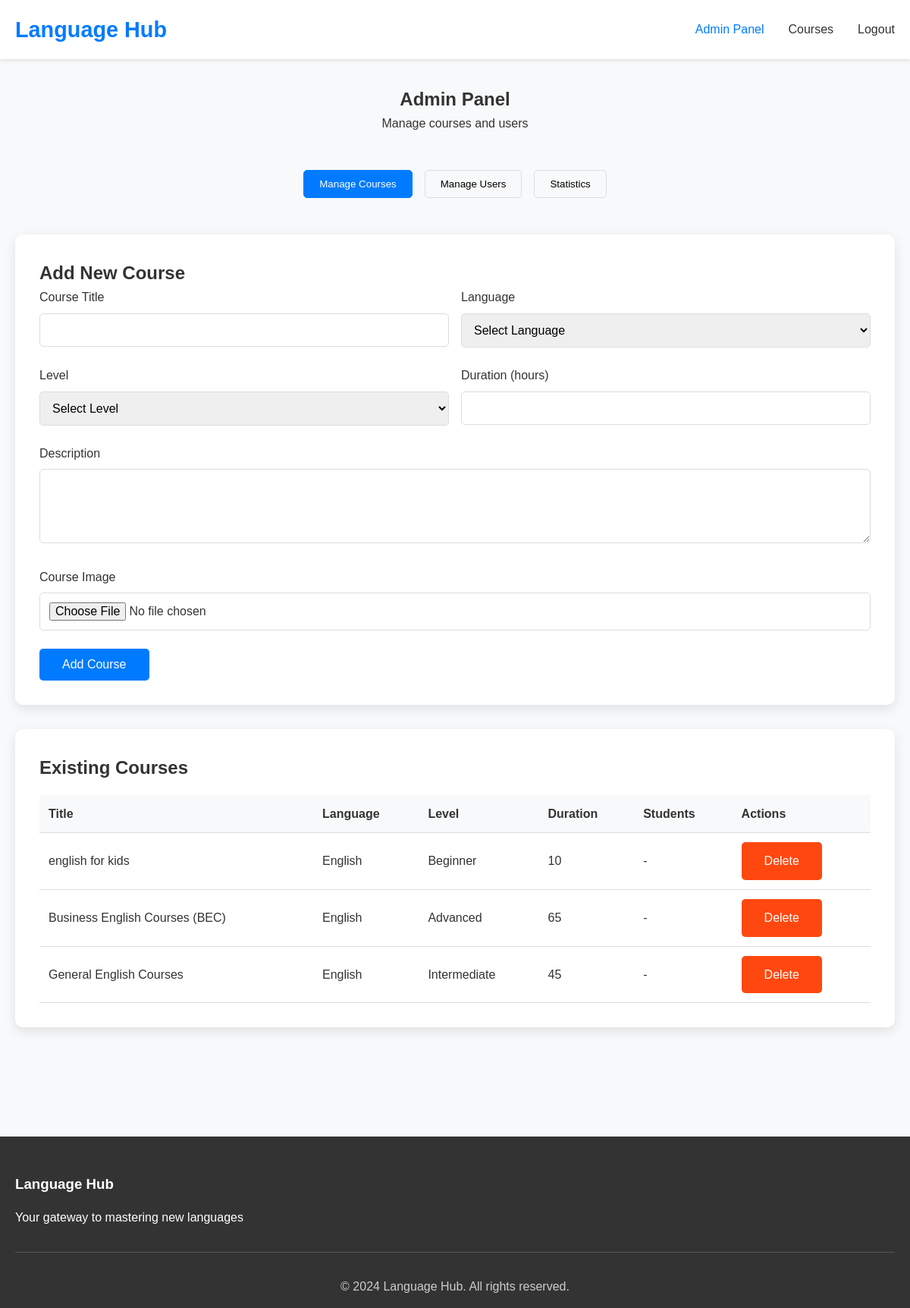
/admin.php (signed in), run on the app's committed database.
### tables this page shows
CREATE TABLE `courses` (
  `cid` int(11) NOT NULL,
  `title` varchar(255) NOT NULL,
  `lang` varchar(10) NOT NULL,
  `level` varchar(255) NOT NULL,
  `duration` int(11) NOT NULL,
  `description` text NOT NULL,
  `image` varchar(255) NOT NULL,
  `created_at` int(11) NOT NULL
);

### admin.php (the view, shortened to what this page needs)
<?php
require_once 'config.php';
$course = $pdo->query("SELECT * FROM courses ORDER BY created_at DESC");
?>
<!DOCTYPE html>
<html lang="en">
<head>
    <link rel="stylesheet" href="style.css">
</head>
<body>
    <header>
        <nav class="navbar">
            <div class="nav-container">
                <div class="logo">
                    <h2><a href="index.php">Language Hub</a></h2>
                </div>
                <ul class="nav-menu">
                    <li><a href="admin.php" class="active">Admin Panel</a></li>
                    <li><a href="courses.php">Courses</a></li>
                    <li><a href="#" onclick="logout()">Logout</a></li>
                </ul>
            </div>
        </nav>
    </header>
    <main>
        <section class="admin-panel">
            <div class="container">
                <div class="admin-header">
                    <h1>Admin Panel</h1>
                    <p>Manage courses and users</p>
                </div>
                <div class="admin-tabs">
                    <button class="tab-btn active" onclick="showTab('courses')">Manage Courses</button>
                    <button class="tab-btn" onclick="showTab('users')">Manage Users</button>
                    <button class="tab-btn" onclick="showTab('stats')">Statistics</button>
                </div>
                <div id="courses-tab" class="tab-content active">
                    <div class="admin-section">
                        <h2>Add New Course</h2>
                        <form id="add-course-form" action="" method="POST" enctype="multipart/form-data">
                            <div class="form-row">
                                <div class="form-group">
                                    <label for="course_title">Course Title</label>
                                    <input type="text" id="course_title" name="title" required>
                                </div>
                                <div class="form-group">
                                    <label for="language">Language</label>
                                    <select id="language" name="language" required>
                                        <option value="">Select Language</option>
                                    </select>
                                </div>
                            </div>
                            <div class="form-row">
                                <div class="form-group">
                                    <label for="level">Level</label>
                                    <select id="level" name="level" required>
                                        <option value="">Select Level</option>
                                    </select>
                                </div>
                                <div class="form-group">
                                    <label for="duration">Duration (hours)</label>
                                    <input type="number" id="duration" name="duration" required>
                                </div>
                            </div>
                            <div class="form-group">
                                <label for="description">Description</label>
                                <textarea id="description" name="description" rows="4" required></textarea>
                            </div>
                            <div class="form-group">
                                <label for="image">Course Image</label>
                                <input type="file" id="image" name="image" accept="image/*">
                            </div>
                            <button type="submit" class="btn btn-primary">Add Course</button>
                        </form>
                    </div>
                    <div class="admin-section">
                        <h2>Existing Courses</h2>
                        <div class="courses-table">
                            <table>
                                <thead>
                                    <tr>
                                        <th>Title</th>
                                        <th>Language</th>
                                        <th>Level</th>
                                        <th>Duration</th>
                                        <th>Students</th>
                                        <th>Actions</th>
                                    </tr>
                                </thead>
                                <tbody id="courses-table-body">
                                <?php while ($rows = $course->fetch()){ ?>
                                    <tr>
                                        <td><?=$rows['title']?></td>
                                        <td><?=$rows['lang']?></td>
                                        <td><?=$rows['level']?></td>
                                        <td><?=$rows['duration']?></td>
                                        <td>-</td>
                                        <td><a href="?delete=<?=$rows['cid']?>" class="btn btn-danger">Delete</a></td>
                                    </tr>
                                <?php } ?>
                                </tbody>
                            </table>
                        </div>
                    </div>
                </div>
            </div>
        </section>
    </main>
    <footer>
        <div class="container">
            <div class="footer-content">
                <div class="footer-section">
                    <h3>Language Hub</h3>
                    <p>Your gateway to mastering new languages</p>
                </div>
            </div>
            <div class="footer-bottom">
                <p>&copy; 2024 Language Hub. All rights reserved.</p>
            </div>
        </div>
    </footer>
</body>
</html>

### style.css (style rules this page uses)
* { margin: 0; padding: 0; box-sizing: border-box; }
body { font-family: 'Arial', sans-serif; line-height: 1.6; color: #333; background-color: #f8f9fa; }
.container { max-width: 1200px; margin: 0 auto; padding: 0 20px; }
.navbar { background: #fff; box-shadow: 0 2px 5px rgba(0,0,0,0.1); position: fixed; width: 100%; top: 0; z-index: 1000; }
.nav-container { display: flex; justify-content: space-between; align-items: center; padding: 1rem 20px; max-width: 1200px; margin: 0 auto; }
.logo h2 { color: #007bff; font-size: 1.8rem; }
.logo a { text-decoration: none; color: inherit; }
.nav-menu { display: flex; list-style: none; gap: 2rem; }
.nav-menu a { text-decoration: none; color: #333; font-weight: 500; transition: color 0.3s; }
.nav-menu a:hover, .nav-menu a.active { color: #007bff; }
main { margin-top: 80px; min-height: calc(100vh - 80px); }
.btn { display: inline-block; padding: 12px 30px; text-decoration: none; border-radius: 5px; font-weight: 500; transition: all 0.3s; border: none; cursor: pointer; font-size: 1rem; }
.btn-primary { background: #007bff; color: white; }
.btn-danger { background: #ff4810; color: white; }
.form-group { margin-bottom: 1.5rem; }
.form-group label { display: block; margin-bottom: 0.5rem; color: #333; font-weight: 500; }
.form-group input, .form-group select, .form-group textarea { width: 100%; padding: 12px; border: 1px solid #ddd; border-radius: 5px; font-size: 1rem; transition: border-color 0.3s; }
.admin-panel { padding: 2rem 0; }
.admin-header { text-align: center; margin-bottom: 3rem; }
.admin-tabs { display: flex; justify-content: center; margin-bottom: 3rem; gap: 1rem; }
.tab-btn { padding: 10px 20px; background: #f8f9fa; border: 1px solid #ddd; border-radius: 5px; cursor: pointer; transition: all 0.3s; }
.tab-btn.active, .tab-btn:hover { background: #007bff; color: white; border-color: #007bff; }
.tab-content { display: none; }
.tab-content.active { display: block; }
.admin-section { background: white; padding: 2rem; border-radius: 10px; box-shadow: 0 5px 15px rgba(0,0,0,0.1); margin-bottom: 2rem; }
.form-row { display: grid; grid-template-columns: 1fr 1fr; gap: 1rem; }
.courses-table, .users-table { overflow-x: auto; }
.courses-table table, .users-table table { width: 100%; border-collapse: collapse; margin-top: 1rem; }
.courses-table th, .courses-table td, .users-table th, .users-table td { padding: 12px; text-align: left; border-bottom: 1px solid #ddd; }
.courses-table th, .users-table th { background: #f8f9fa; font-weight: 600; }
footer { background: #333; color: white; padding: 3rem 0 1rem; margin-top: 5rem; }
.footer-content { display: grid; grid-template-columns: repeat(auto-fit, minmax(250px, 1fr)); gap: 2rem; margin-bottom: 2rem; }
.footer-section h3 { margin-bottom: 1rem; }
.footer-bottom { text-align: center; padding-top: 2rem; border-top: 1px solid #555; color: #ccc; }

### data on the page
courses: title "english for kids", lang "English", level "Beginner", duration "10"
courses: title "Business English Courses (BEC)", lang "English", level "Advanced", duration "65"
courses: title "General English Courses", lang "English", level "Intermediate", duration "45"
